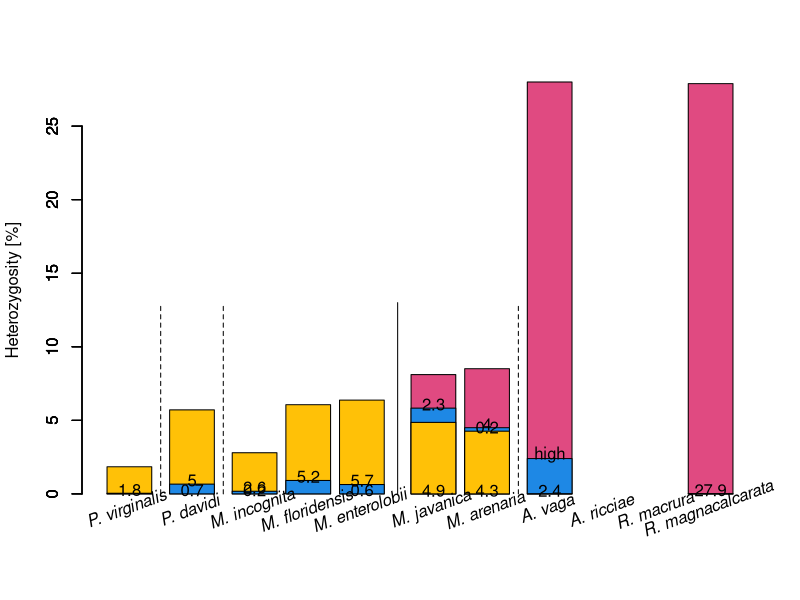

Here is the R script that generated this plot:
# plotting barplots of heterozygosity of tetraploid speices
#
# Meloidogyne_javanica
# Meloidogyne_arenaria
# Adineta_vaga
# Adineta_ricciae
# Rotaria_macrura
# Rotaria_magnacalcarata

trip_tab <- read.table('tables/triploid_heterozygosity.tsv', header = T, row.names = 1)
tetra_tab <- read.table('tables/tetraploid_heterozygosity.tsv', header = T, row.names = 1)

trip_tab$heter <- (trip_tab$AAB + trip_tab$ABC)
tetra_tab$heter <- (tetra_tab$AABB + tetra_tab$AAAB + tetra_tab$AB)
tetra_tab['Rmag1','heter'] <- tetra_tab['Rmag1','AABB'] # all measured heterozygosity is between ohnologs
# truth is NA, close to 0, but don't know
# I need to set up these values so the the plot cleates boxes of 0 size
tetra_tab['Rmag1',c('AB', 'AAAB')] <- 0
# we also don'jave reliable estimate of AAAB and AABB for A. vaga.
tetra_tab$single_A_het <- tetra_tab$AAAB + tetra_tab$AB
tetra_tab$single_A_het[1] <- tetra_tab$AB[1]
tetra_tab$AAAB[1] <- 0

tetra_tab <- tetra_tab[c(5:6, 1:4),]

ylim <- c(0, max(tetra_tab$heter, na.rm = T))
# also I know that A. vaga has undetected high heterozygosty.
# So I will round up the highest other species
# because we can assume it's more
tetra_tab['Avag1','heter'] <- ceiling(max(tetra_tab$heter, na.rm = T))

# ColorBrewer2 palette (dark2, 3 colours)
# pal <- c("#D95F02", "#7570B3", "#1B9E77")
               pal <- c("#D81B60CA", "#1E88E5", "#FFC107", "#004D40AA")

pdf('figures/fig2b_heterozygosity_of_tetraploids.pdf', width = 8, height = 6)

spaces <- c(rep(0.4, 3), rep(0.2, 2), 0.6, 0.2, 0.4, rep(0.2, 3))
bar_pos <- barplot(c(rep(NA, 5), tetra_tab$heter), col = pal[1],
                   ylab = 'Heterozygosity [%]', space = spaces)
barplot(c(rep(NA, 5), tetra_tab$single_A_het), col = pal[2], add = T, space = spaces)
barplot(c(trip_tab$heter, tetra_tab$AAAB), col = pal[3], add = T, space = spaces)
barplot(c(trip_tab$ABC, rep(NA, 6)), col = pal[2], add = T, space = spaces)

# 2 digit rounding
# text(bar_pos, c(rep(NA, 5), tetra_tab$single_A_het + 0.25), c(rep(NA, 5), tetra_tab$AABB[1:2], 'high', tetra_tab$AABB[4:6]))
# text(bar_pos[c(7, 8)], tetra_tab$AAAB[c(2, 3)] + 0.25, c(tetra_tab$AB[c(2, 3)]))
# text(bar_pos[c(6, 7)], 0.25, tetra_tab$AAAB[c(1, 2)])
# text(bar_pos[c(1:5)], trip_tab$ABC + 0.25, trip_tab$AAB)
# text(bar_pos[c(2,3,5)], 0.25, round(trip_tab$ABC[c(2,3,5)], 2))

# 1 digit rounding
text(bar_pos, c(rep(NA, 5), tetra_tab$single_A_het + 0.25), c(rep(NA, 5), round(tetra_tab$AABB[1:2], 1), 'high', round(tetra_tab$AABB[4:6], 1)))
text(bar_pos[c(7, 8)], tetra_tab$AAAB[c(2, 3)] + 0.25, round(c(tetra_tab$AB[c(2, 3)]), 1))
text(bar_pos[c(6, 7)], 0.25, round(tetra_tab$AAAB[c(1, 2)], 1))
text(bar_pos[c(1:5)], trip_tab$ABC + 0.25, round(trip_tab$AAB, 1))
text(bar_pos[c(2,3,5)], 0.25, round(trip_tab$ABC[c(2,3,5)], 1))


sp_labels <- c('P. virginalis', 'P. davidi',
               'M. incognita', 'M. floridensis', 'M. enterolobii',
               'M. javanica', 'M. arenaria',
               'A. vaga', 'A. ricciae',
               'R. macrura', 'R. magnacalcarata')

sp_labels <- lapply(paste0(sp_labels, " "), function(x){bquote(italic(.(x)))})
text(bar_pos, -1, do.call(expression, sp_labels), las = 1, srt = 20, xpd = TRUE)

for (bar in c(1,2,5,7)) {
    lty = ifelse(bar == 5, 1, 2)
    lines(rep(mean(bar_pos[bar:(bar+1)]), 2), c(0, 13), lty = lty)
}


# legend('topright', bty = 'n', c('AABB', 'AA\' or AAAB'), pch = 20, col = rev(pal))

dev.off()